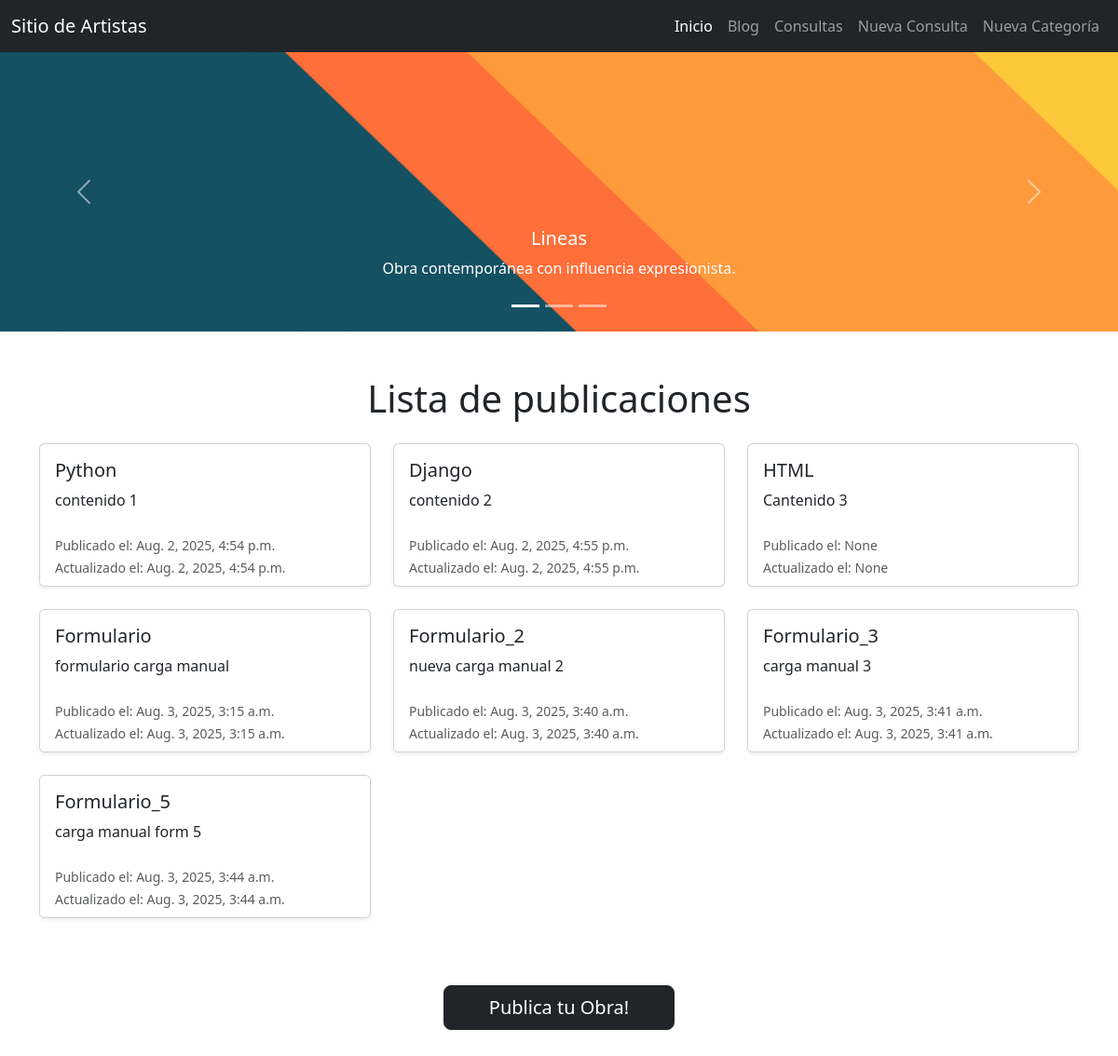
/post/list, run on an earlier commit of the app's database.
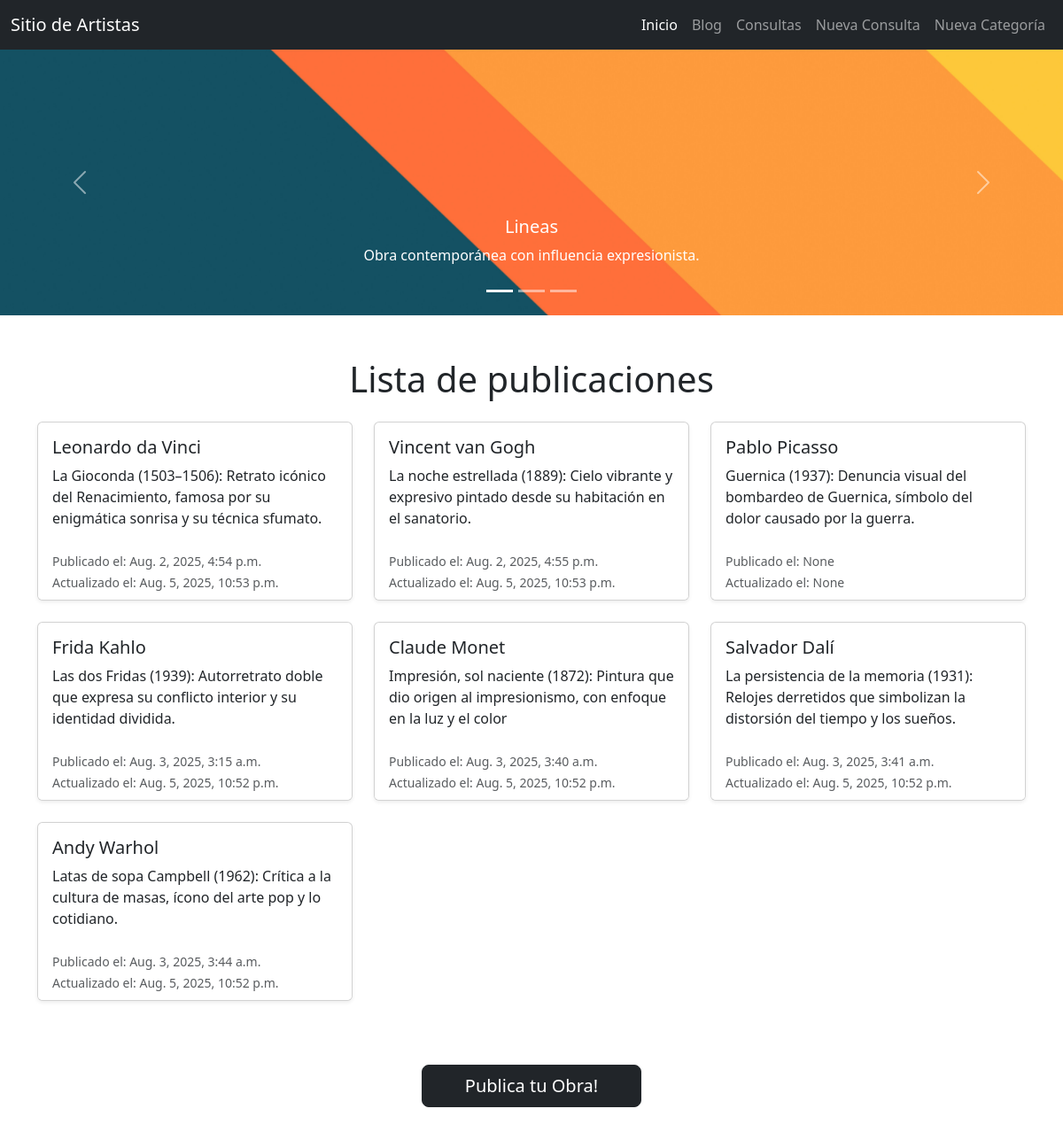
And on a later commit of the database.
### blog/models.py (models this page shows, shortened)
class Post(models.Model):
    class Estados(models.TextChoices):
        DRAFT = 'B', 'Borrador'
        PUBLISHED = 'P', 'Publicado'
    titulo = models.CharField(max_length=200)
    contenido = models.TextField()
    autor = models.ForeignKey(User, on_delete=models.CASCADE)
    fecha_publicacion = models.DateTimeField(auto_now_add=True)
    fecha_actualizacion = models.DateTimeField(auto_now=True)
    estado = models.CharField(max_length=10, choices=Estados.choices, default=Estados.DRAFT)

### blog/views.py (the view)
# urls.py: path("post/list", views.post_list, name="post_list"),
def post_list(request):
    post_list = Post.objects.all()
    return render(request, 'blog/post_list.html', context={'posts': post_list})

### blog/templates/blog/post_list.html (shortened to what this page needs)
{% extends 'Main/base.html' %}
{% block content_title %}
    Lista de publicaciones
{% endblock content_title %}
{% block content %}
    <div class="row">
        {% for post in posts %}
            <div class="col-md-6 col-lg-4 mb-4">
                <div class="card h-100 shadow-sm">
                    <div class="card-body">
                        <h2 class="card-title h5 text-dark">{{ post.titulo }}</h2>
                        <p class="card-text">{{ post.contenido }}</p>
                    </div>
                    <div class="card-footer bg-white border-0">
                        <small class="text-muted">Publicado el: {{ post.fecha_publicacion }}</small><br>
                        <small class="text-muted">Actualizado el: {{ post.fecha_actualizacion }}</small>
                    </div>
                </div>
            </div>
        {% endfor %}
    </div>
    <div class="text-center mt-5 mb-5">
        <a href="{% url 'blog:post_create' %}" class="btn btn-dark btn-lg px-5">Publica tu Obra!</a>
    </div>
{% endblock content %}

What changed in the data, as far as the page shows it:
changed Post: titulo "Python" → "Leonardo da Vinci"; contenido "contenido 1" → "La Gioconda (1503–1506): Retrato icónico del Renacimiento, famosa por su enigmática sonrisa y su técnica sfumato."; fecha_actualizacion "Aug. 2, 2025, 4:54 p.m." → "Aug. 5, 2025, 10:53 p.m."
changed Post: titulo "Django" → "Vincent van Gogh"; contenido "contenido 2" → "La noche estrellada (1889): Cielo vibrante y expresivo pintado desde su habitación en el sanatorio."; fecha_actualizacion "Aug. 2, 2025, 4:55 p.m." → "Aug. 5, 2025, 10:53 p.m."
changed Post "None": titulo "HTML" → "Pablo Picasso"; contenido "Cantenido 3" → "Guernica (1937): Denuncia visual del bombardeo de Guernica, símbolo del dolor causado por la guerra."
changed Post: titulo "Formulario" → "Frida Kahlo"; contenido "formulario carga manual" → "Las dos Fridas (1939): Autorretrato doble que expresa su conflicto interior y su identidad dividida."; fecha_actualizacion "Aug. 3, 2025, 3:15 a.m." → "Aug. 5, 2025, 10:52 p.m."
changed Post: titulo "Formulario_2" → "Claude Monet"; contenido "nueva carga manual 2" → "Impresión, sol naciente (1872): Pintura que dio origen al impresionismo, con enfoque en la luz y el color"; fecha_actualizacion "Aug. 3, 2025, 3:40 a.m." → "Aug. 5, 2025, 10:52 p.m."
changed Post: titulo "Formulario_3" → "Salvador Dalí"; contenido "carga manual 3" → "La persistencia de la memoria (1931): Relojes derretidos que simbolizan la distorsión del tiempo y los sueños."; fecha_actualizacion "Aug. 3, 2025, 3:41 a.m." → "Aug. 5, 2025, 10:52 p.m."
changed Post: titulo "Formulario_5" → "Andy Warhol"; contenido "carga manual form 5" → "Latas de sopa Campbell (1962): Crítica a la cultura de masas, ícono del arte pop y lo cotidiano."; fecha_actualizacion "Aug. 3, 2025, 3:44 a.m." → "Aug. 5, 2025, 10:52 p.m."
